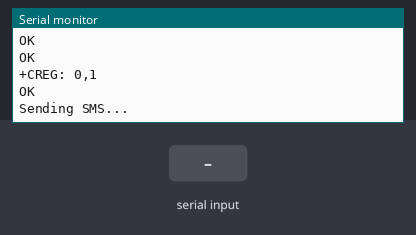
Bench run of a sketch on a simulated Arduino Uno, built with avr-gcc and run on an emulated ATmega328P. Shown: the last lines printed to the serial monitor. The test bench sets the inputs (shaded band). The modem accepts every AT command (registered, SIM ready, sends succeed) and sends nothing else.

Above: at 5.2 s.
5.3 s: "1" received over the second serial link
At 7.3 s:
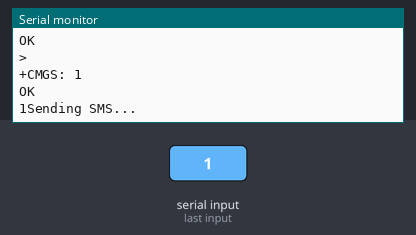
8.2 s: "0" received over the second serial link
At 10.3 s:
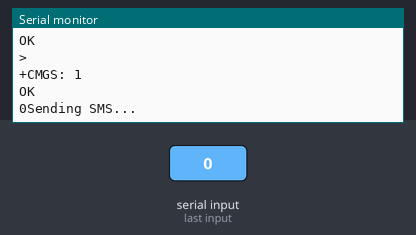

Measured:
- after the input at 5.3 s, the serial monitor: prints a new line after 1.4 s (image 1)
- after the input at 8.2 s, the serial monitor: prints a new line after 1.2 s (image 2)

The sketch:

sim.ino
```cpp
#include <SoftwareSerial.h>

SoftwareSerial sim800l(3, 2); // RX,TX for Arduino and for the module it's TXD RXD, they should be inverted


void setup()
{

  sim800l.begin(9600);   //Module baude rate, this is on max, it depends on the version
  Serial.begin(9600);

  Serial.println("Initializing...");
  delay(1000);
  sim800l.println("AT"); //Once the handshake test is successful, it will back to OK
  updateSerial();
  sim800l.println("AT+CBC"); //Check whether it has registered in the network
  updateSerial();
  sim800l.println("AT+CSQ"); //Signal quality test, value range is 0-31 , 31 is the best
  updateSerial();
  sim800l.println("AT+COPS?"); //Signal quality test, value range is 0-31 , 31 is the best
  updateSerial();
  sim800l.println("AT+CCID"); //Read SIM information to confirm whether the SIM is plugged
  updateSerial();

  sim800l.println("AT+CREG?"); //Check whether it has registered in the network
  updateSerial();


}
void loop()
{
  SendSMS();                          //And this function is called
  if (sim800l.available()){            //Displays on the serial monitor if there's a communication from the module
    Serial.write(sim800l.read());
  }

  updateSerial();
}

void updateSerial()
{
  delay(500);
  while (Serial.available())
  {
    sim800l.write(Serial.read());//Forward what Serial received to Software Serial Port
  }
  while(sim800l.available())
  {
    Serial.write(sim800l.read());//Forward what Software Serial received to Serial Port
  }
}
void SendSMS()
{
  Serial.println("Sending SMS...");               //Show this message on serial monitor
  sim800l.print("AT+CMGF=1\r");                   //Set the module to SMS mode
  delay(100);
  sim800l.print("AT+CMGS=\"+84347570116\"\r");  //Your phone number don't forget to include your country code, example +212123456789"
  delay(500);
  sim800l.print("SIM800l is working");       //This is the text to send to the phone number, don't make it too long or you have to modify the SoftwareSerial buffer
  delay(500);
  sim800l.print((char)26);// (required according to the datasheet)
  delay(500);
  sim800l.println();
  Serial.println("Text Sent.");
  delay(500);

}
```
